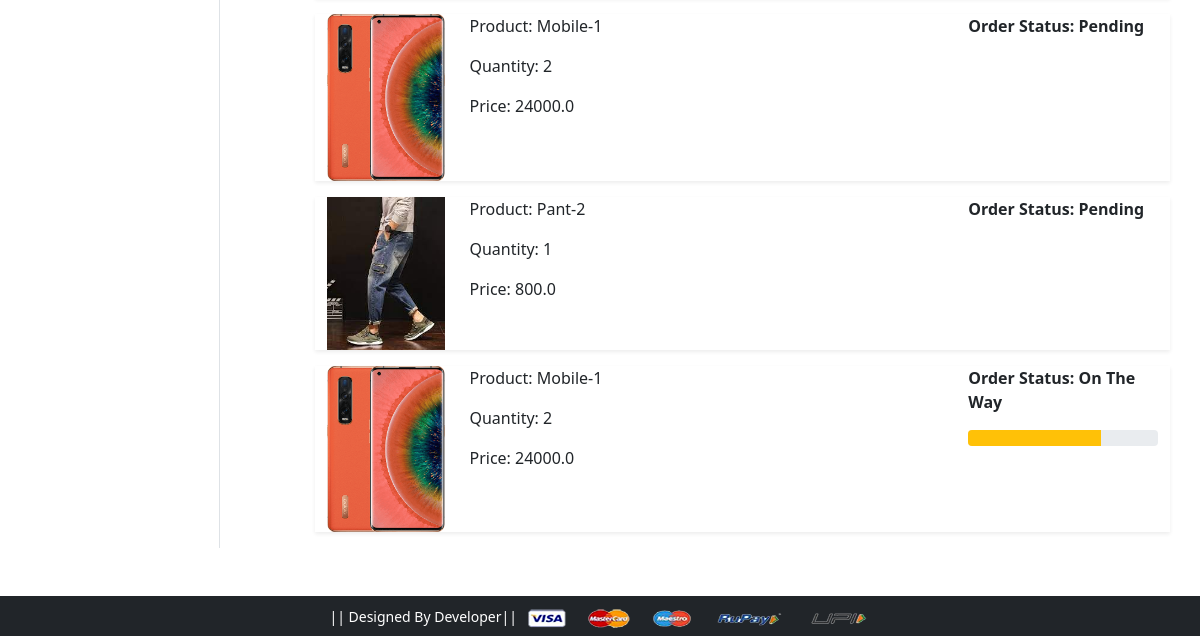
The page /orders/ (signed in, lower part) on the database as committed earlier.
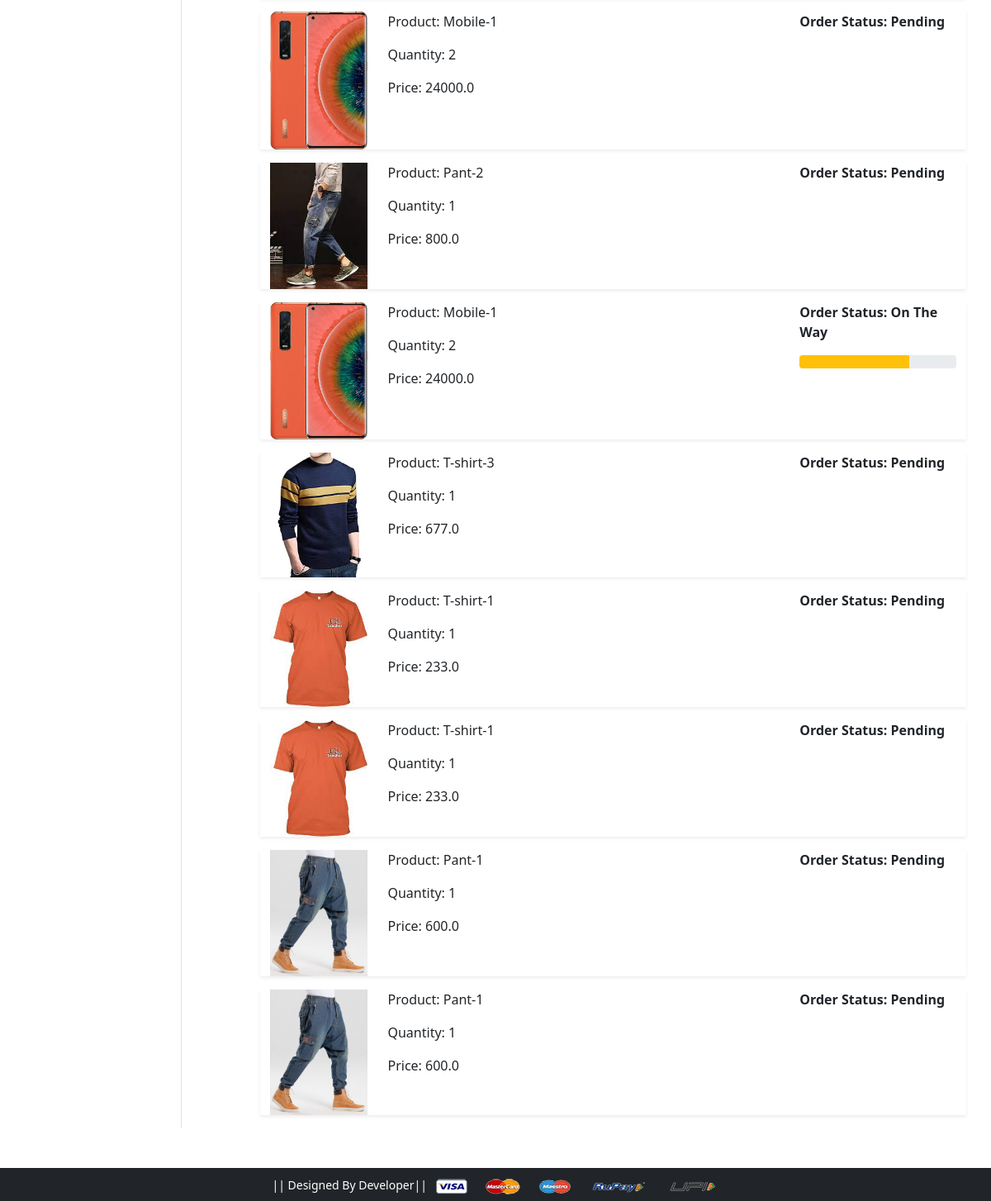
The same page on the database as committed later.
### app/models.py (models this page shows, shortened)
class OrderPlaced(models.Model):
    user = models.ForeignKey(User, on_delete=models.CASCADE)
    customer = models.ForeignKey(Customer, on_delete=models.CASCADE)
    product = models.ForeignKey(Product, on_delete=models.CASCADE)
    quantity = models.PositiveIntegerField(default=1)
    ordered_date = models.DateTimeField(auto_now_add=True)
    status = models.CharField(max_length=50, choices=STATUS_CHOICES, default='Pending')
    @property
    def total_cost(self):
        return self.quantity * self.product.discounted_price

class Product(models.Model):
    title = models.CharField(max_length=200)
    selling_price = models.FloatField()
    discounted_price = models.FloatField()
    description = models.TextField()
    brand = models.CharField(max_length=22)
    category = models.CharField(choices=CATEGORY_CHOICES, max_length=2)
    product_image = models.ImageField(upload_to='productimg')

### app/views.py (the view)
# urls.py: path('orders/', views.orders, name='orders'),
def orders(request):
    order_placed = OrderPlaced.objects.filter(user=request.user)
    return render(request, 'app/orders.html', {'order_placed': order_placed})

### app/templates/app/orders.html (shortened to what this page needs)
{% extends 'app/base.html' %}
{% load static %}
{% block main-content %}
<div class="container my-5">
 <div class="row">
  <div class="col-sm-2 border-end">
  </div>
  <div class="col-sm-9 offset-sm-1">
   {% for op in order_placed %}
   <div class="row shadow-sm mb-3">
    <div class="col-sm-2">
     <img src="{{op.product.product_image.url}}" alt="" srcset="" class="img-fluid" height="150" width="150">
    </div>
    <div class="col-sm-7">
     <p>Product: {{op.product.title}}</p>
     <p>Quantity: {{op.quantity}}</p>
     <p>Price: {{op.total_cost}}</p>
    </div>
    <div class="col-sm-3 fw-bold">
     <p>Order Status: {{op.status}}</p>
     {% if op.status == 'On The Way' %}
     <div class="progress">
      <div class="progress-bar bg-warning" role="progressbar"
           style="width:70%" aria-valuenow="20" aria-valuemin="0" aria-valuemax="100"></div>
     </div>
     {% endif %}
    </div>
   </div>
   {% endfor %}
  </div>
 </div>
</div>
{% endblock main-content %}

Rows that differ between the two databases and show on the page:
added OrderPlaced: product.product_image (picture), product "T-shirt-3", quantity "1", total_cost "677.0", status "Pending"
added OrderPlaced: product.product_image (picture), product "T-shirt-1", quantity "1", total_cost "233.0", status "Pending"
added OrderPlaced: product.product_image (picture), product "T-shirt-1", quantity "1", total_cost "233.0", status "Pending"
added OrderPlaced: product.product_image (picture), product "Pant-1", quantity "1", total_cost "600.0", status "Pending"
added OrderPlaced: product.product_image (picture), product "Pant-1", quantity "1", total_cost "600.0", status "Pending"
